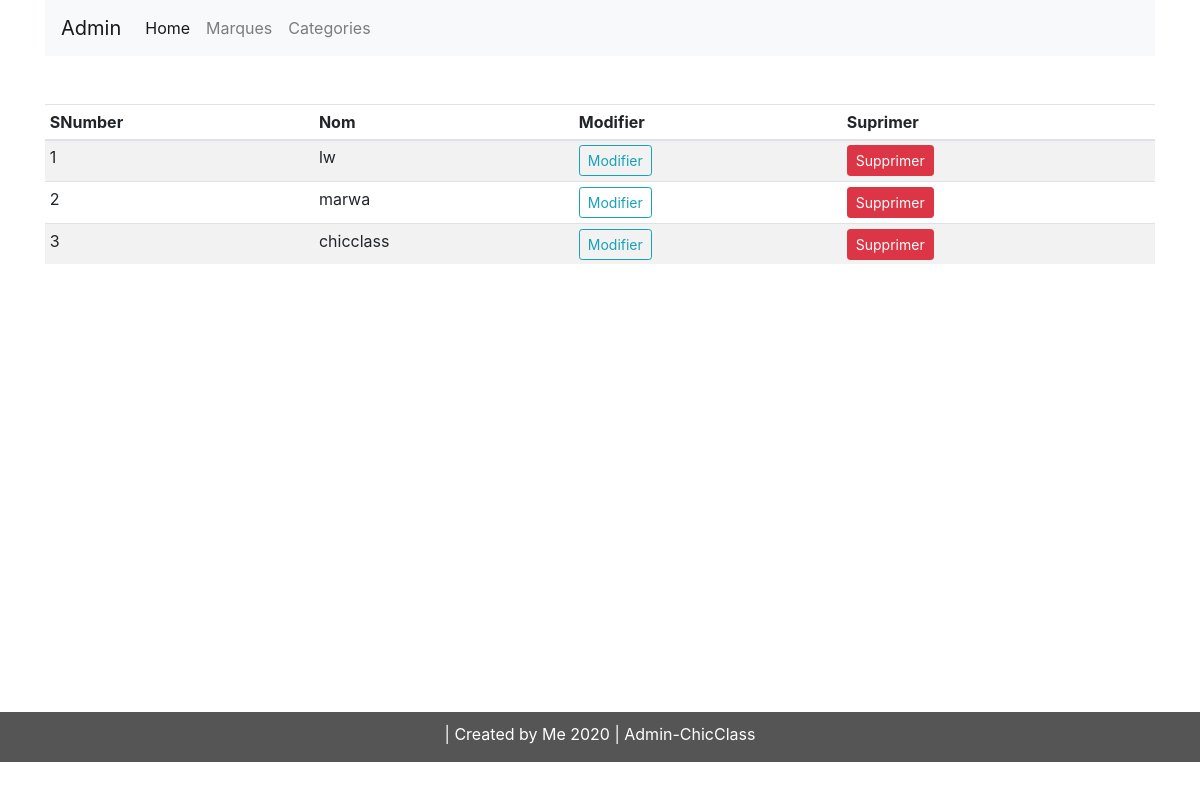
The app's page /brands (signed in) with its own data.
### app.py (models this page shows)
class Brand(db.Model):
    id=db.Column(db.Integer,primary_key=True)
    name=db.Column(db.String(20),nullable=False,unique=True)

### app.py (the view)
@app.route('/brands')
def brands():
    if 'email' not in session:
        flash("SVP connectez vous d'abbord",'danger')
        return redirect(url_for('login'))
    brands = Brand.query.order_by(Brand.id.desc()).all()
    return render_template('admin/brand.html', titre='marques page',brands=brands)

### templates/admin/brand.html (shortened to what this page needs)
{% extends 'index.html'%}
{%block content%}
<div class="container">
  <nav class="navbar navbar-expand-lg navbar-light bg-light">
      <a class="navbar-brand" href="/admin">Admin</a>
      <div class="collapse navbar-collapse" id="navbarNav">
        <ul class="navbar-nav">
          <li class="nav-item active">
            <a class="nav-link" href="/admin">Home <span class="sr-only">(current)</span></a>
          </li>
          <li class="nav-item">
            <a class="nav-link" href="/brands">Marques</a>
          </li>
          <li class="nav-item">
            <a class="nav-link" href="/category">Categories</a>
          </li>
        </ul>
      </div>
    </nav>
</div>
<div class="container mt-5">
    <table class="table table-sm table-striped table-hover">
        <thead>
            <th>SNumber</th>
            <th>Nom</th>
            <th>Modifier</th>
            <th>Suprimer</th>
        </thead>
        <tbody>
            {%if brands%}
            {%for brand in brands%}
            <tr>
                <td>{{loop.index}}</td>
                <td>{{brand.name}}</td>
                <td> <a href="{{url_for('updatebrand', id=brand.id)}}" class="btn btn-sm btn-outline-info">Modifier</a> </td>
                <td>
                    <button type="button" class="btn btn-danger btn-sm" data-toggle="modal" data-target="#exampleModal-{{brand.id}}">
                        Supprimer
                    </button>
                </td>
            </tr>
            {%endfor%}
            {%endif%}
        </tbody>
    </table>
</div>
<br><br><br><br><br><br><br><br><br>
<br><br><br><br><br><br><br><br><br>
<footer>
  <p class="footerText"> | Created by Me 2020 | Admin-ChicClass </p>
</footer>
{%endblock content%}

### static/css/footeradmin.css (style rules this page uses)
footer { background-color: #555; position: absolute; width: 100%; }
.footerText { padding-top: 10px; color: white; text-align: center; }

### records on screen
Brand: name "lw"
Brand: name "marwa"
Brand: name "chicclass"
